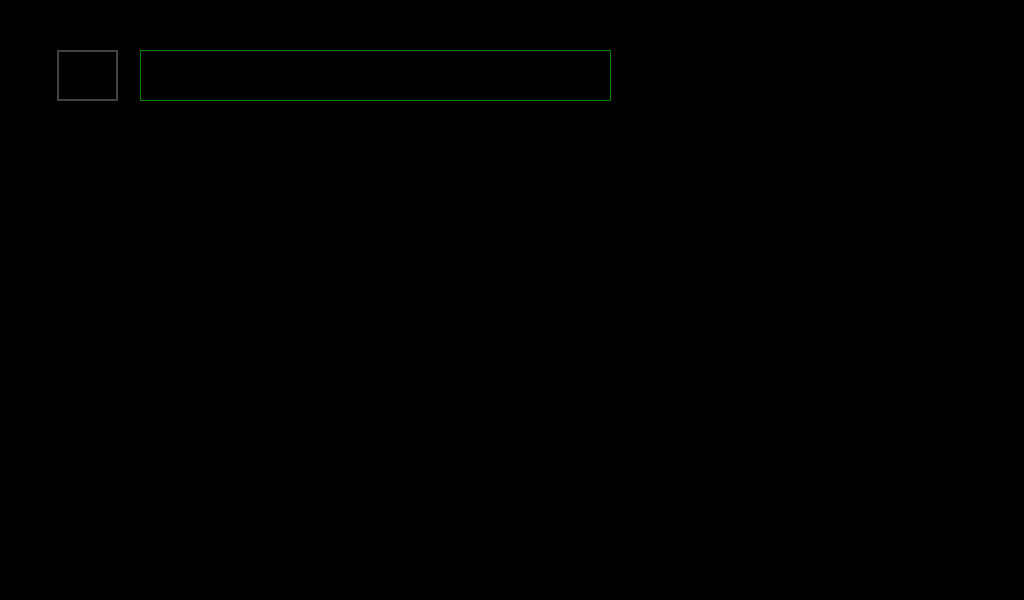
<?xml version="1.0" encoding="UTF-8"?>
<ui version="4.0">
 <class>Routing</class>
 <widget class="QWidget" name="Routing">
  <property name="geometry">
   <rect>
    <x>0</x>
    <y>0</y>
    <width>1024</width>
    <height>600</height>
   </rect>
  </property>
  <property name="font">
   <font>
    <family>Cantarell</family>
   </font>
  </property>
  <property name="windowTitle">
   <string>Form</string>
  </property>
  <property name="styleSheet">
   <string notr="true">background-color: rgb(0, 0, 0);</string>
  </property>
  <widget class="QTextEdit" name="et_address">
   <property name="geometry">
    <rect>
     <x>140</x>
     <y>50</y>
     <width>471</width>
     <height>51</height>
    </rect>
   </property>
   <property name="styleSheet">
    <string notr="true">QTextEdit {
    border: 1px solid green;
    font-size: 16pt;
}</string>
   </property>
  </widget>
  <widget class="QPushButton" name="currentLocation">
   <property name="geometry">
    <rect>
     <x>57</x>
     <y>50</y>
     <width>61</width>
     <height>51</height>
    </rect>
   </property>
   <property name="styleSheet">
    <string notr="true">QPushButton {
    border:2px solid #424242;
	font-size: 16pt;
}</string>
   </property>
   <property name="text">
    <string>CLoc</string>
   </property>
  </widget>
 </widget>
 <resources/>
 <connections/>
</ui>
